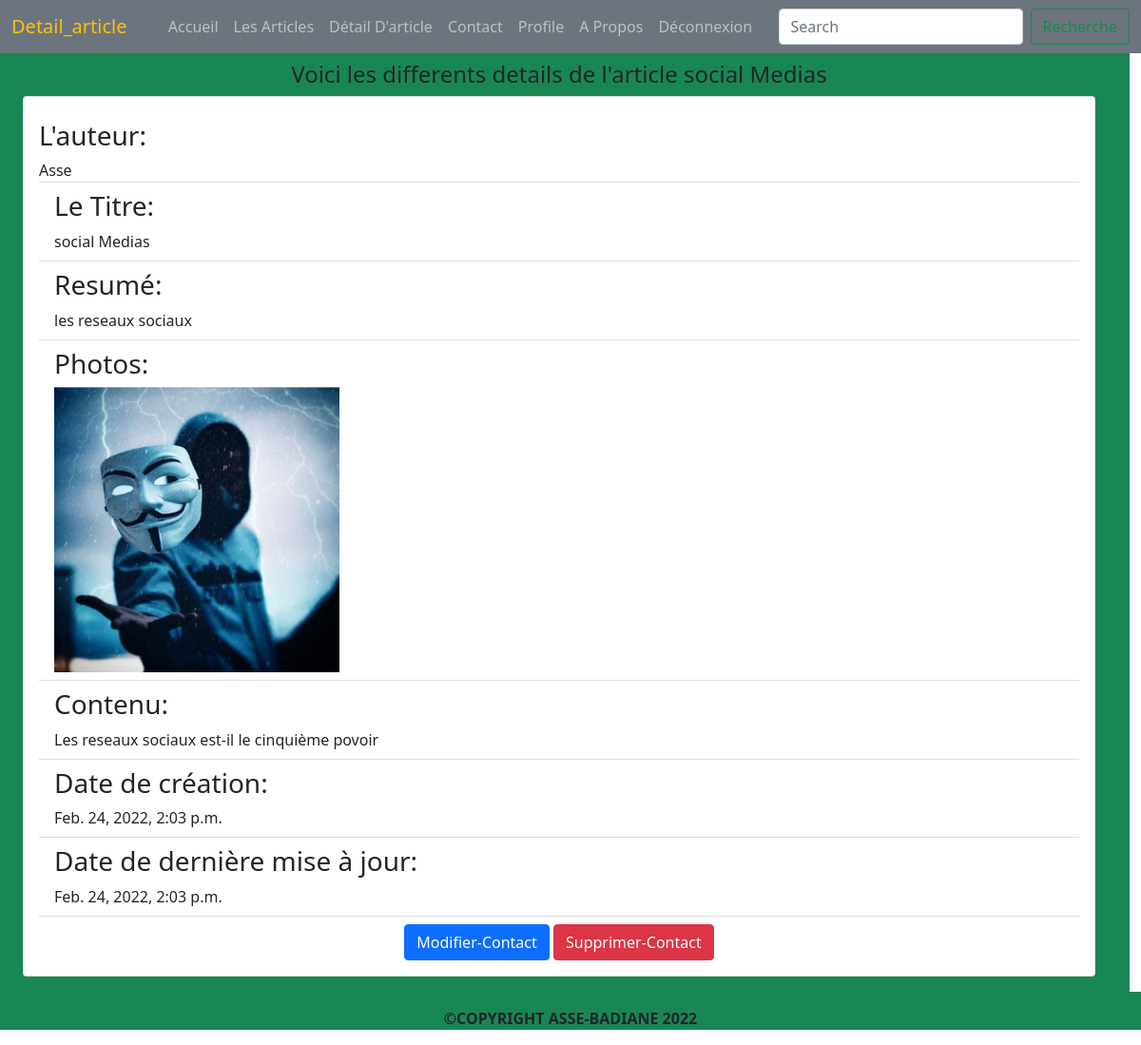
The page /details/27 (signed in) on the database its author committed.
### myarticle/models.py (models this page shows, shortened)
class article(models.Model):
    titre = models.CharField(max_length=25)
    resume = models.CharField(max_length=250)
    photos = models.FileField(null=True,blank=True,upload_to='photos')
    contenu = models.CharField(max_length=1000)
    Auteur = models.ForeignKey(User,on_delete=models.SET_NULL,null=True)
    dt_creation = models.DateTimeField(auto_now_add=True)
    dr_mise_jr = models.DateTimeField(auto_now_add=True)
    archive = models.BooleanField(default=False)

### myarticle/views.py (the view)
# urls.py: path('details/<int:id>',dt_article,name="details"),
@login_required(login_url="/logine/")
def dt_article(request,id):
    detaille = get_object_or_404(article,id=id)
    return render(request,"articles/dtl_article.html",{'detaille':detaille})

### templates/articles/dtl_article.html (shortened to what this page needs)
<!doctype html>
<html lang="en">
  <head>
    {% load static %}
    <link href="https://cdn.jsdelivr.net/npm/bootstrap@5.1.3/dist/css/bootstrap.min.css" rel="stylesheet">
    <link rel="stylesheet" type="text/css" href="{% static 'css/style.css' %}"/>
  </head>
  <body>
    <nav class="navbar navbar-expand-lg bg-secondary navbar-dark position-fixed w-100">
        <div class="container-fluid">
          <a class="navbar-brand text-warning active" href= "{% url 'details' detaille.id %}">Detail_article</a>
          <div class="collapse navbar-collapse" id="navbarSupportedContent">
            <ul class="navbar-nav m-auto mb-2 mb-lg-0">
              <li class="nav-item">
                <a class="nav-link " aria-current="page" href="{% url 'accueil_art' %}">Accueil</a>
              </li>
              <li class="nav-item">
                <a class="nav-link " href="{% url 'articles' %}">Les Articles</a>
              </li>
              <li class="nav-item">
                <a class="nav-link " href="{% url 'details' detaille.id %}">Détail D'article</a>
              </li>
              <li class="nav-item">
                <a class="nav-link" href="{% url 'contact' %}">Contact</a>
              </li>
              <li class="nav-item">
                <a class="nav-link " href="{% url 'about' %}">Profile</a>
              </li>
              <li class="nav-item">
                <a class="nav-link " href="{% url 'about' %}">A Propos</a>
              </li>
              <li class="nav-item">
                {% if request.user.is_authenticated %}
                <a class="nav-link " href="{% url 'logout' %}">Déconnexion</a>
              </li>
              {% else %}
              <li class="nav-item">
                <a class="nav-link " href="{% url 'logine' %}">Connexion</a>
              </li>
              {% endif %}
            </ul>
            <form class="d-flex">
              <input class="form-control me-2" type="search" placeholder="Search" aria-label="Search">
              <button class="btn btn-outline-success" type="submit">Recherche</button>
            </form>
          </div>
        </div>
      </nav>
      <div class="row container-fluid py-3 bg-success">
        <h4 class="mt-5 text-center">Voici les differents details de l'article {{ detaille.titre }} </h4>
        <div class="col-md m-auto ">
            <div class="card card-body ">
                <h3 class="text-center"> <h3>L'auteur:</h3>   {{ detaille.Auteur }}  </h3>
                <ul class="list-group list-group-flush ">
                  <li class="list-group-item ">
                    <h3>Le Titre:</h3>  {{ detaille.titre }}
                </li>
                <li class="list-group-item">
                  <h3>Resumé:</h3>  {{ detaille.resume }}
                </li>
                <li class="list-group-item">
                  <h3>Photos:</h3>
                  {% if detaille.photos %}
                    <img src="{{ detaille.photos.url }}" width="300" height="300" >
                    {% else %}
                         Non renseignés
                   {% endif %}
                </li>
                <li class="list-group-item">
                  <h3>Contenu:</h3>  {{ detaille.contenu }}
                </li>
                <li class="list-group-item">
                 <h3>Date de création:</h3>  {{ detaille.dt_creation }}
                </li>
                <li class="list-group-item">
                  <h3>Date de dernière mise à jour:</h3>  {{ detaille.dr_mise_jr }}
                </li>
                </ul>
                <div class="mt-2 text-center d-grid gap-2 d-md-block"">
                  <a href="{% url 'edit' detaille.id %}" class="btn btn-primary ">Modifier-Contact </a>
                  <a href="{% url 'delete' detaille.id %}" class="btn btn-danger ">Supprimer-Contact </a>
                </div>
            </div>
        </div>
    </div>
    <div class="copy bg-success text-center fw-bold pt-3">
        <p>&COPY;COPYRIGHT ASSE-BADIANE 2022</p>
      </div>
  </body>
</html>

### rows shown on the page
article: titre "social Medias", Auteur "Asse", resume "les reseaux sociaux", photos (picture), contenu "Les reseaux sociaux est-il le cinquième povoir", dt_creation "Feb. 24, 2022, 2:03 p.m.", dr_mise_jr "Feb. 24, 2022, 2:03 p.m."
